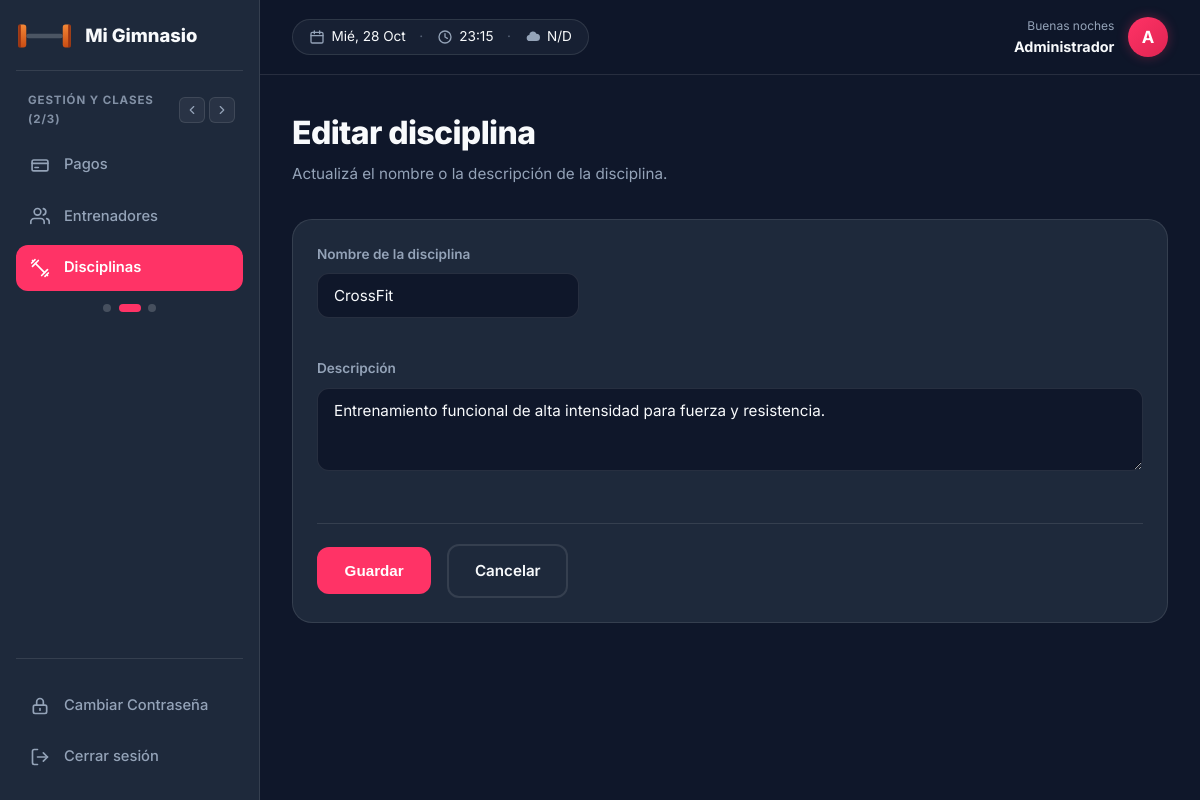
/panel/disciplinas_form.php?id=1 (signed in), run on the app's committed database.
### tables this page shows
CREATE TABLE IF NOT EXISTS disciplinas (
    id_disciplina INT AUTO_INCREMENT PRIMARY KEY,
    disciplina VARCHAR(150) NOT NULL,
    descripcion TEXT
);

### panel/disciplinas_form.php (the view, shortened to what this page needs)
<?php
$pdo = conectarDB();
$id = isset($_GET['id']) ? (int)$_GET['id'] : 0;
$disciplina = [
    'id_disciplina' => '',
    'disciplina' => '',
    'descripcion' => '',
];
if ($id > 0) {
    $stmt = $pdo->prepare('SELECT * FROM disciplinas WHERE id_disciplina = ?');
    $stmt->execute([$id]);
    $encontrado = $stmt->fetch();
    $disciplina = $encontrado;
}
require __DIR__ . '/includes/layout_inicio.php';
?>
<div class="panel-header">
    <div>
        <h1 class="titulo-pagina"><?= $id > 0 ? 'Editar disciplina' : 'Nueva disciplina' ?></h1>
        <div class="subt"><?= $id > 0 ? 'Actualizá el nombre o la descripción de la disciplina.' : 'Completá los datos para registrar una nueva disciplina.' ?></div>
    </div>
</div>
<div class="panel-bloque">
    <form method="post" action="disciplinas_guardar.php">
        <div class="form-grid">
            <div class="campo">
                <label for="disciplina">Nombre de la disciplina</label>
                <input type="text" id="disciplina" name="disciplina" class="form-control" required
                       placeholder="Ej: CrossFit, Yoga, Spinning" value="<?= htmlspecialchars($disciplina['disciplina']) ?>">
            </div>
            <div class="campo campo-full" style="grid-column: 1 / -1;">
                <label for="descripcion">Descripción</label>
                <textarea id="descripcion" name="descripcion" class="form-control" rows="3"
                          placeholder="Breve detalle de la disciplina..."><?= htmlspecialchars($disciplina['descripcion'] ?? '') ?></textarea>
            </div>
        </div>
        <div class="form-acciones">
            <button type="submit" class="btn btn-primary">Guardar</button>
            <a href="disciplinas.php" class="btn btn-outline">Cancelar</a>
        </div>
    </form>
</div>
<?php require __DIR__ . '/includes/layout_fin.php'; ?>

### assets/css/base.css (style rules this page uses)
:root { --color-primary: #ff3366; --color-primary-hover: #e02452; --color-bg-dark: #0f172a; --color-bg-card: #1e293b; --color-bg-light: #f8fafc; --color-text-main: #f8fafc; --color-text-muted: #94a3b8; --color-text-dark: #0f172a; --color-border: rgba(255, 255, 255, 0.1); --color-whatsapp: #25d366; --color-whatsapp-hover: #20ba5a; --font-main: 'Inter', -apple-system, BlinkMacSystemFont, 'Segoe UI', Roboto, sans-serif; --font-display: 'Playfair Display', Georgia, serif; --radius-sm: 6px; --radius-md: 12px; --radius-lg: 20px; --radius-full: 9999px; --shadow-sm: 0 2px 8px rgba(0, 0, 0, 0.15); --shadow-md: 0 8px 24px rgba(0, 0, 0, 0.25); --shadow-glow: 0 0 25px rgba(255, 51, 102, 0.35); --transition-fast: 0.2s ease; --transition-smooth: 0.3s cubic-bezier(0.4, 0, 0.2, 1); }
* { margin: 0; padding: 0; box-sizing: border-box; }
html { scroll-behavior: smooth; }
body { font-family: var(--font-main); background-color: var(--color-bg-dark); color: var(--color-text-main); line-height: 1.6; overflow-x: hidden; }
a { text-decoration: none; color: inherit; transition: color var(--transition-fast); }

### assets/css/components.css (style rules this page uses)
.btn { display: inline-flex; align-items: center; justify-content: center; gap: 0.6rem; padding: 0.8rem 1.6rem; border-radius: var(--radius-md); font-size: 0.95rem; font-weight: 600; cursor: pointer; border: 2px solid transparent; transition: all var(--transition-smooth); text-align: center; }
.btn-outline { background-color: transparent; border-color: var(--color-border); color: var(--color-text-main); }

### assets/css/login.css (style rules this page uses)
.campo { margin-bottom: 1.25rem; }
.btn-primary { background-color: var(--color-primary); color: #ffffff; }

### assets/css/dashboard.css (style rules this page uses)
.panel-header { margin-bottom: 2rem; }
.titulo-pagina { font-size: 2rem; font-weight: 800; color: var(--color-text-main); letter-spacing: -0.02em; }
.subt { color: var(--color-text-muted); font-size: 0.95rem; margin-top: 0.25rem; }
.panel-bloque { background-color: var(--color-bg-card); border: 1px solid var(--color-border); border-radius: var(--radius-lg); padding: 1.5rem; display: flex; flex-direction: column; }
.panel-header { display: flex; justify-content: space-between; align-items: center; gap: 1rem; flex-wrap: wrap; margin-bottom: 2rem; }
.form-grid { display: grid; grid-template-columns: repeat(auto-fit, minmax(260px, 1fr)); gap: 1.25rem; margin-bottom: 1.5rem; }
.campo label { display: block; font-size: 0.85rem; font-weight: 600; color: var(--color-text-muted); margin-bottom: 0.5rem; }
.form-control { width: 100%; padding: 0.75rem 1rem; background-color: var(--color-bg-dark); border: 1px solid var(--color-border); border-radius: var(--radius-md); color: var(--color-text-main); font-family: var(--font-main); font-size: 0.95rem; outline: none; transition: border-color var(--transition-fast), box-shadow var(--transition-fast); }
.form-acciones { display: flex; align-items: center; gap: 1rem; padding-top: 1.25rem; border-top: 1px solid var(--color-border); }

### data on the page
disciplinas: disciplina "CrossFit", descripcion "Entrenamiento funcional de alta intensidad para fuerza y resistencia."

### other printed values
GYM_NOMBRE "Mi Gimnasio"
$nombreUsuario "Administrador"
$inicial "A"
